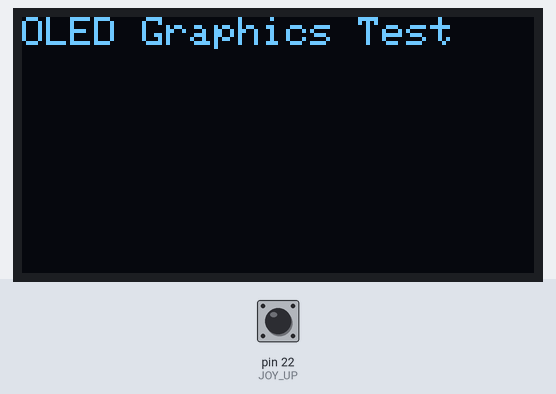
The sketch below on a simulated Arduino Mega 2560, built with avr-gcc and run on an emulated ATmega2560. On the bench: 128×64 one-colour display. Inputs (shaded band) come from the test bench; at power-on: pin 22 (JOY_UP) HIGH.

Above: at 0.1 s.
At 2.2 s:
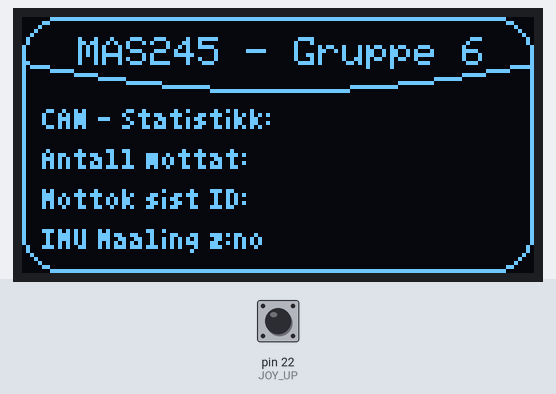
2.3 s: pin 22 (JOY_UP) pulled LOW for 0.15 s
At 2.51 s:
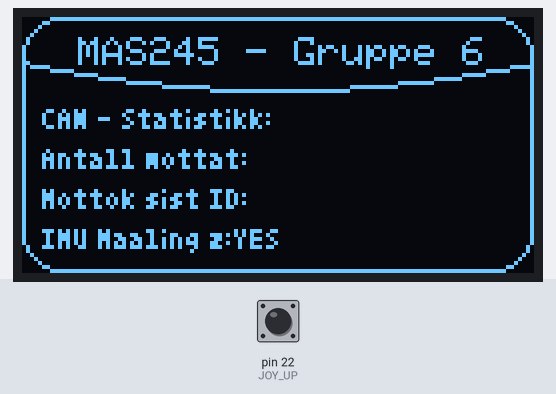
4.0 s: pin 22 (JOY_UP) pulled LOW for 3.2 s
Timing chart, 0 to 7.0 s (numbered marks = the images above; inputs shaded):
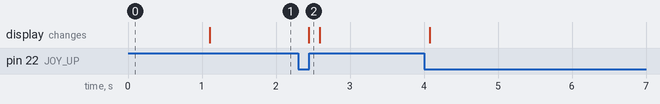

The sketch:

MasSkjermen.ino
```cpp
// OLED Graphics Test Template
// For testing Adafruit_GFX functions like drawRoundRect(), fillRoundRect(), etc.

#include <Arduino.h>
#include <Adafruit_GFX.h>
#include <Adafruit_SSD1306.h>
#include <SPI.h>
#include <Wire.h>
//mindre tekst
#include <Fonts/TomThumb.h>

//PIN  // ------------------ PIN CONFIG ------------------
#define JOY_LEFT    18
#define JOY_RIGHT   17
#define JOY_CLICK   19
#define JOY_UP      22
#define JOY_DOWN    23


// ------------------ OLED CONFIG ------------------
#define OLED_DC     6
#define OLED_CS     10
#define OLED_RESET  5
#define SCREEN_WIDTH  128
#define SCREEN_HEIGHT 64

Adafruit_SSD1306 display(SCREEN_WIDTH, SCREEN_HEIGHT, &SPI, OLED_DC, OLED_RESET, OLED_CS);


// -------------- INFO ------------------
//Skjermen:
//Height 64
//Width 128
// 0,0 er oppe i venstre hjørne


//Rounded rectangle:
//void drawRoundRect(uint16_t x0, uint16_t y0, uint16_t w, uint16_t h, uint16_t radius, uint16_t color);
//void fillRoundRect(uint16_t x0, uint16_t y0, uint16_t w, uint16_t h, uint16_t radius, uint16_t color);


//tekst

//display.setFont(&TomThumb); dette vil gi mindre tekst

/*
display.setTextSize(1);  // smallest
display.setCursor(0, 0);
display.print("Small text");

display.setTextSize(2);  // double size
display.print("Bigger text");
*/


// ------------------ SETUP ------------------
void setup() {
  Serial.begin(9600);

//joystick config
pinMode(JOY_UP, INPUT_PULLUP);


//skjerm

  if (!display.begin(SSD1306_SWITCHCAPVCC)) {
    Serial.println(F("ERROR: display.begin() failed."));
    while (true) delay(1000);
  }

display.clearDisplay();
  display.setTextSize(1);
  display.setTextColor(SSD1306_WHITE);
  display.setCursor(0, 0);
  display.println(F("OLED Graphics Test"));
  display.display();
  delay(1000);


}

// ------------------ LOOP ------------------
void loop() {
display.clearDisplay();


// Variabler


  bool up     = !digitalRead(JOY_UP);


// Kant rundt skjermen
display.drawRoundRect(0, 0, 128, 64, 10, SSD1306_WHITE);


//HalvSirkelen under teksta
display.drawCircle(64, -282, 300, SSD1306_WHITE);


// Teksta
display.setFont();

display.setCursor(14, 5); // når man bruker 64 så starter den å skrive fra klink midten. Må kompansere
display.print(F("MAS245 - Gruppe 6"));


display.setFont(&TomThumb); //dette vil gi mindre tekst

display.setCursor(5, 28); //
display.print(F("CAN - Statistikk:"));


display.setCursor(5, 38); //
display.print(F("Antall mottat:"));


display.setCursor(5, 48); //
display.print(F("Mottok sist ID:"));


display.setCursor(5, 58); //
display.print(F("IMU Maaling z:"));  display.println(up ? F("YES") : F("no"));

display.display();  // Denne va veldig viktig!


delay(100);

display.clearDisplay();

  /*
  // Clear and draw something else for experimentation
  display.clearDisplay();
  display.drawCircle(64, 32, 20, SSD1306_WHITE);
  display.display();
  delay(2000);
  */
}
```

Measured:
- after the input at 2.3 s, the display: changes after 0.14 s (image 2)
